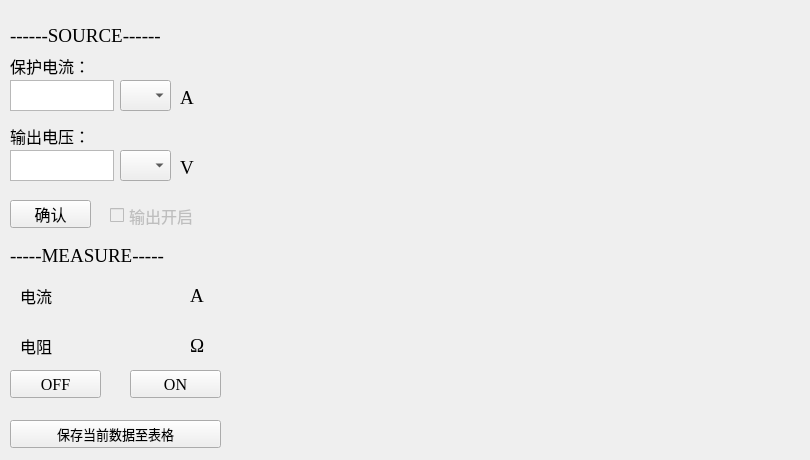
    <widget class="QWidget" name="kei2430SourceV">
     <attribute name="title">
      <string>电压源模式</string>
     </attribute>
     <widget class="QWidget" name="voltagePlot_2430" native="true">
      <property name="geometry">
       <rect>
        <x>230</x>
        <y>10</y>
        <width>571</width>
        <height>441</height>
       </rect>
      </property>
     </widget>
     <widget class="QPushButton" name="w_2430sourceVOutputOff">
      <property name="geometry">
       <rect>
        <x>10</x>
        <y>370</y>
        <width>91</width>
        <height>28</height>
       </rect>
      </property>
      <property name="font">
       <font>
        <family>Times New Roman</family>
        <pointsize>12</pointsize>
       </font>
      </property>
      <property name="text">
       <string>OFF</string>
      </property>
     </widget>
     <widget class="QComboBox" name="w_2430_outputVoltageSize">
      <property name="geometry">
       <rect>
        <x>120</x>
        <y>150</y>
        <width>51</width>
        <height>31</height>
       </rect>
      </property>
      <property name="font">
       <font>
        <family>Times New Roman</family>
        <pointsize>14</pointsize>
       </font>
      </property>
      <item>
       <property name="text">
        <string/>
       </property>
      </item>
      <item>
       <property name="text">
        <string>m</string>
       </property>
      </item>
      <item>
       <property name="text">
        <string>u</string>
       </property>
      </item>
      <item>
       <property name="text">
        <string>n</string>
       </property>
      </item>
     </widget>
     <widget class="QLabel" name="w_label_19">
      <property name="geometry">
       <rect>
        <x>190</x>
        <y>280</y>
        <width>21</width>
        <height>31</height>
       </rect>
      </property>
      <property name="font">
       <font>
        <family>Times New Roman</family>
        <pointsize>14</pointsize>
       </font>
      </property>
      <property name="text">
       <string>A</string>
      </property>
     </widget>
     <widget class="QPushButton" name="w_2430confirmSVsettings">
      <property name="geometry">
       <rect>
        <x>10</x>
        <y>200</y>
        <width>81</width>
        <height>28</height>
       </rect>
      </property>
      <property name="font">
       <font>
        <family>Times New Roman</family>
        <pointsize>12</pointsize>
       </font>
      </property>
      <property name="text">
       <string>确认</string>
      </property>
     </widget>
     <widget class="QLabel" name="w_label_20">
      <property name="geometry">
       <rect>
        <x>180</x>
        <y>160</y>
        <width>31</width>
        <height>16</height>
       </rect>
      </property>
      <property name="font">
       <font>
        <family>Times New Roman</family>
        <pointsize>14</pointsize>
       </font>
      </property>
      <property name="text">
       <string>V</string>
      </property>
     </widget>
     <widget class="QLabel" name="w_label_21">
      <property name="geometry">
       <rect>
        <x>20</x>
        <y>280</y>
        <width>51</width>
        <height>31</height>
       </rect>
      </property>
      <property name="font">
       <font>
        <family>Times New Roman</family>
        <pointsize>12</pointsize>
       </font>
      </property>
      <property name="text">
       <string>电流</string>
      </property>
     </widget>
     <widget class="QLabel" name="w_label2430_sourceVsource">
      <property name="geometry">
       <rect>
        <x>10</x>
        <y>20</y>
        <width>221</width>
        <height>31</height>
       </rect>
      </property>
      <property name="font">
       <font>
        <family>Times New Roman</family>
        <pointsize>14</pointsize>
       </font>
      </property>
      <property name="text">
       <string>------SOURCE------</string>
      </property>
     </widget>
     <widget class="QComboBox" name="w_2430SourceVprotectionCurrentSize">
      <property name="geometry">
       <rect>
        <x>120</x>
        <y>80</y>
        <width>51</width>
        <height>31</height>
       </rect>
      </property>
      <property name="font">
       <font>
        <family>Times New Roman</family>
        <pointsize>14</pointsize>
       </font>
      </property>
      <item>
       <property name="text">
        <string/>
       </property>
      </item>
      <item>
       <property name="text">
        <string>m</string>
       </property>
      </item>
      <item>
       <property name="text">
        <string>u</string>
       </property>
      </item>
      <item>
       <property name="text">
        <string>n</string>
       </property>
      </item>
     </widget>
     <widget class="QLabel" name="w_2430SourceVcurrentDisplay">
      <property name="geometry">
       <rect>
        <x>70</x>
        <y>280</y>
        <width>111</width>
        <height>31</height>
       </rect>
      </property>
      <property name="font">
       <font>
        <family>Times New Roman</family>
        <pointsize>10</pointsize>
       </font>
      </property>
      <property name="text">
       <string/>
      </property>
     </widget>
     <widget class="QPushButton" name="w_2430SourceVOutputOn">
      <property name="geometry">
       <rect>
        <x>130</x>
        <y>370</y>
        <width>91</width>
        <height>28</height>
       </rect>
      </property>
      <property name="font">
       <font>
        <family>Times New Roman</family>
        <pointsize>12</pointsize>
       </font>
      </property>
      <property name="text">
       <string>ON</string>
      </property>
     </widget>
     <widget class="QLabel" name="w_2430SourceVResDisplay">
      <property name="geometry">
       <rect>
        <x>70</x>
        <y>330</y>
        <width>111</width>
        <height>31</height>
       </rect>
      </property>
      <property name="font">
       <font>
        <family>Times New Roman</family>
        <pointsize>10</pointsize>
       </font>
      </property>
      <property name="text">
       <string/>
      </property>
     </widget>
     <widget class="QLabel" name="w_label_22">
      <property name="geometry">
       <rect>
        <x>10</x>
        <y>245</y>
        <width>191</width>
        <height>21</height>
       </rect>
      </property>
      <property name="font">
       <font>
        <family>Times New Roman</family>
        <pointsize>14</pointsize>
       </font>
      </property>
      <property name="text">
       <string>-----MEASURE-----</string>
      </property>
     </widget>
     <widget class="QLabel" name="w_label_23">
      <property name="geometry">
       <rect>
        <x>20</x>
        <y>330</y>
        <width>61</width>
        <height>31</height>
       </rect>
      </property>
      <property name="font">
       <font>
        <family>Times New Roman</family>
        <pointsize>12</pointsize>
       </font>
      </property>
      <property name="text">
       <string>电阻</string>
      </property>
     </widget>
     <widget class="QCheckBox" name="w_2430SourceVOutputCheck">
      <property name="enabled">
       <bool>false</bool>
      </property>
      <property name="geometry">
       <rect>
        <x>110</x>
        <y>200</y>
        <width>111</width>
        <height>31</height>
       </rect>
      </property>
      <property name="font">
       <font>
        <family>Adobe 宋体 Std L</family>
        <pointsize>12</pointsize>
       </font>
      </property>
      <property name="text">
       <string>输出开启</string>
      </property>
     </widget>
     <widget class="QTextEdit" name="w_2430outputVoltageInput">
      <property name="geometry">
       <rect>
        <x>10</x>
        <y>150</y>
        <width>104</width>
        <height>31</height>
       </rect>
      </property>
      <property name="font">
       <font>
        <family>Times New Roman</family>
        <pointsize>12</pointsize>
       </font>
      </property>
     </widget>
     <widget class="QPushButton" name="w_2430_sourceV_save2table">
      <property name="geometry">
       <rect>
        <x>10</x>
        <y>420</y>
        <width>211</width>
        <height>28</height>
       </rect>
      </property>
      <property name="font">
       <font>
        <family>Times New Roman</family>
        <pointsize>10</pointsize>
       </font>
      </property>
      <property name="text">
       <string>保存当前数据至表格</string>
      </property>
     </widget>
     <widget class="QLabel" name="w_label_24">
      <property name="geometry">
       <rect>
        <x>190</x>
        <y>330</y>
        <width>21</width>
        <height>31</height>
       </rect>
      </property>
      <property name="font">
       <font>
        <family>Times New Roman</family>
        <pointsize>14</pointsize>
       </font>
      </property>
      <property name="text">
       <string>Ω</string>
      </property>
     </widget>
     <widget class="QLabel" name="w_label2430_protectionCurrent">
      <property name="geometry">
       <rect>
        <x>10</x>
        <y>50</y>
        <width>121</width>
        <height>31</height>
       </rect>
      </property>
      <property name="font">
       <font>
        <family>Times New Roman</family>
        <pointsize>12</pointsize>
       </font>
      </property>
      <property name="text">
       <string>保护电流：</string>
      </property>
     </widget>
     <widget class="QTextEdit" name="w_2430protectionCurrentInput">
      <property name="geometry">
       <rect>
        <x>10</x>
        <y>80</y>
        <width>104</width>
        <height>31</height>
       </rect>
      </property>
      <property name="font">
       <font>
        <family>Times New Roman</family>
        <pointsize>12</pointsize>
       </font>
      </property>
     </widget>
     <widget class="QLabel" name="w_label_26">
      <property name="geometry">
       <rect>
        <x>10</x>
        <y>120</y>
        <width>121</width>
        <height>31</height>
       </rect>
      </property>
      <property name="font">
       <font>
        <family>Times New Roman</family>
        <pointsize>12</pointsize>
       </font>
      </property>
      <property name="text">
       <string>输出电压：</string>
      </property>
     </widget>
     <widget class="QLabel" name="w_label2430_ProtectionCurrent_A">
      <property name="geometry">
       <rect>
        <x>180</x>
        <y>90</y>
        <width>31</width>
        <height>16</height>
       </rect>
      </property>
      <property name="font">
       <font>
        <family>Times New Roman</family>
        <pointsize>14</pointsize>
       </font>
      </property>
      <property name="text">
       <string>A</string>
      </property>
     </widget>
    </widget>
